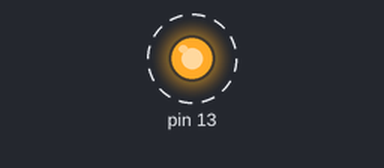
A sketch run on a simulated Arduino Uno, built with avr-gcc and run on an emulated ATmega328P. Parts: output pins drawn as LEDs (lit = HIGH). Dashed ring = blinking.

Above: at 0.15 s.
Timing chart, 0 to 3.0 s (numbered marks = the images above):
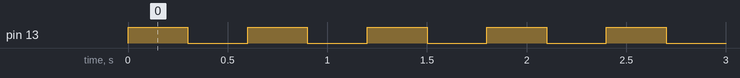

Measured:
- by itself, pin 13: alternates HIGH for 0.30 s and LOW for 0.30 s

The sketch:

0a-fonksiyon.ino
```cpp
void setup() {
  pinMode(13, OUTPUT);
}

void loop() {
  acKapat();
}

void acKapat(){
  digitalWrite(13, HIGH);
  delay(300);
  digitalWrite(13, LOW);
  delay(300);
}
```
